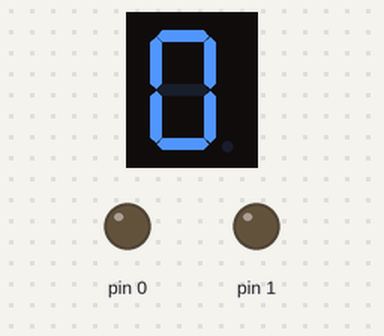
A sketch run on a simulated Arduino Uno, built with avr-gcc and run on an emulated ATmega328P. On the bench: 1-digit seven-segment display, output pins drawn as LEDs (lit = HIGH). Wiring (inferred from the names in the program): 1-digit 7-segment display, segments lit when HIGH: segments pin 3, pin 2, pin 4, pin 5, pin 6, pin 7, pin 8. The segment pins are drawn as the display they are named for; pins used as bus, display or sensor lines are not drawn.

Above: at 0.1 s.
At 1.1 s:
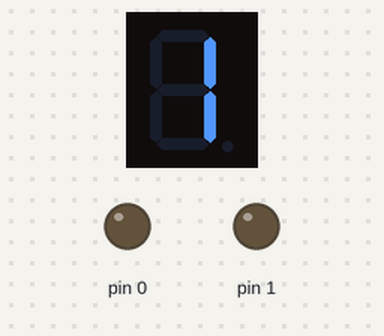
At 2.1 s:
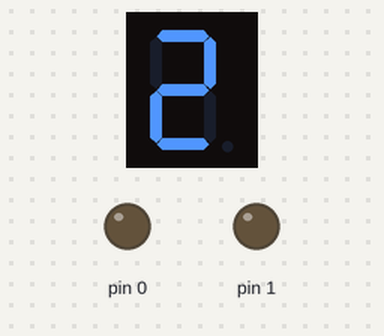
At 4.1 s:
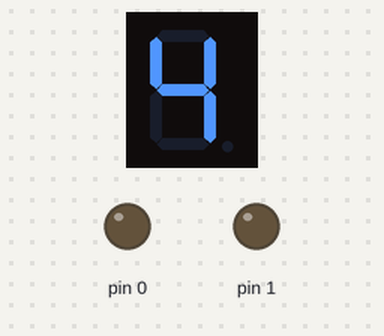
At 6.1 s:
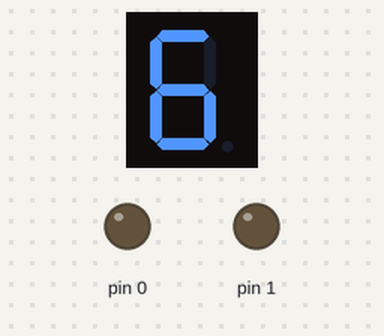
At 9.1 s:
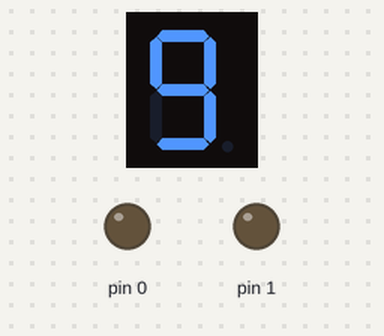

The sketch:

Programa_Display_7_segmentos.ino
```cpp
// definimos las constantes de los pines de los 7 leds que componen al display
const int pinA = 2;
const int pinB = 3;
const int pinC = 4;
const int pinD = 5;
const int pinE = 6;
const int pinF = 7;
const int pinG = 8;

void setup (){

  // definimos 8 pines del arduino como salida
  for (int x = 0; x <= 8; x++) {
    pinMode (x, OUTPUT);
  }
  // apagamos todos los leds del display de 7 segmentos
  for (int x = 0; x <= 8; x++) {
    digitalWrite (x, LOW);
  }
}

void loop (){
  //encender 0
  digitalWrite (pinA, HIGH);
  digitalWrite (pinB, HIGH);
  digitalWrite (pinC, HIGH);
  digitalWrite (pinD, HIGH);
  digitalWrite (pinE, HIGH);
  digitalWrite (pinF, HIGH);
  digitalWrite (pinG, LOW);
  delay(1000);
  //1
  digitalWrite (pinA, HIGH);
  digitalWrite (pinB, LOW);
  digitalWrite (pinC, HIGH);
  digitalWrite (pinD, LOW);
  digitalWrite (pinE, LOW);
  digitalWrite (pinF, LOW);
  digitalWrite (pinG, LOW);
  delay(1000);
  //2
  digitalWrite (pinA, HIGH);
  digitalWrite (pinB, HIGH);
  digitalWrite (pinC, LOW);
  digitalWrite (pinD, HIGH);
  digitalWrite (pinE, HIGH);
  digitalWrite (pinF, LOW);
  digitalWrite (pinG, HIGH);
  delay(1000);
  //3
  digitalWrite (pinA, HIGH);
  digitalWrite (pinB, HIGH);
  digitalWrite (pinC, HIGH);
  digitalWrite (pinD, HIGH);
  digitalWrite (pinE, LOW);
  digitalWrite (pinF, LOW);
  digitalWrite (pinG, HIGH);
  delay(1000);
  //4
  digitalWrite (pinA, HIGH);
  digitalWrite (pinB, LOW);
  digitalWrite (pinC, HIGH);
  digitalWrite (pinD, LOW);
  digitalWrite (pinE, LOW);
  digitalWrite (pinF, HIGH);
  digitalWrite (pinG, HIGH);
  delay(1000);
  //5
  digitalWrite (pinA, LOW);
  digitalWrite (pinB, HIGH);
  digitalWrite (pinC, HIGH);
  digitalWrite (pinD, HIGH);
  digitalWrite (pinE, LOW);
  digitalWrite (pinF, HIGH);
  digitalWrite (pinG, HIGH);
  delay(1000);
  //6
  digitalWrite (pinA, LOW);
  digitalWrite (pinB, HIGH);
  digitalWrite (pinC, HIGH);
  digitalWrite (pinD, HIGH);
  digitalWrite (pinE, HIGH);
  digitalWrite (pinF, HIGH);
  digitalWrite (pinG, HIGH);
  delay(1000);
  //7
  digitalWrite (pinA, HIGH);
  digitalWrite (pinB, HIGH);
  digitalWrite (pinC, HIGH);
  digitalWrite (pinD, LOW);
  digitalWrite (pinE, LOW);
  digitalWrite (pinF, LOW);
  digitalWrite (pinG, LOW);
  delay(1000);
  //8
  digitalWrite (pinA, HIGH);
  digitalWrite (pinB, HIGH);
  digitalWrite (pinC, HIGH);
  digitalWrite (pinD, HIGH);
  digitalWrite (pinE, HIGH);
  digitalWrite (pinF, HIGH);
  digitalWrite (pinG, HIGH);
  delay(1000);
  //9
  digitalWrite (pinA, HIGH);
  digitalWrite (pinB, HIGH);
  digitalWrite (pinC, HIGH);
  digitalWrite (pinD, HIGH);
  digitalWrite (pinE, LOW);
  digitalWrite (pinF, HIGH);
  digitalWrite (pinG, HIGH);
  delay(1000);
}
```

Measured:
- by itself, everything shown: repeats every 10.0 s, in 10 steps
- what the display in image 1 shows lasts 1.0 s, from 1.0 s to 2.0 s
